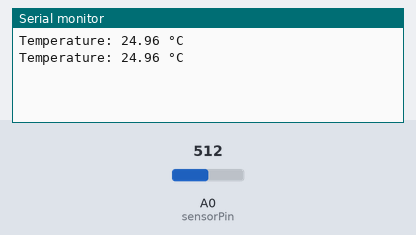
Bench run of a sketch on a simulated Arduino Uno, built with avr-gcc and run on an emulated ATmega328P. On the bench: the last lines printed to the serial monitor. Inputs (shaded band) come from the test bench; at power-on: A0 (sensorPin) = 512.

Above: at 1.8 s.
1.9 s: A0 (sensorPin) set to 716
At 2.8 s:
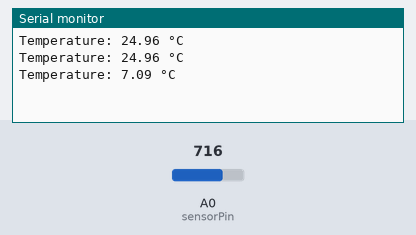
3.4 s: A0 (sensorPin) set to 900
At 4.7 s:
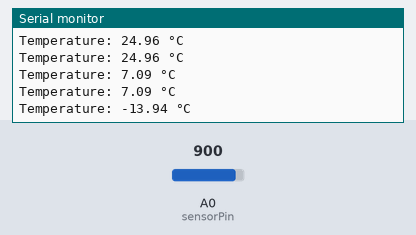
Timing chart, 0 to 6.4 s (numbered marks = the images above; inputs shaded):
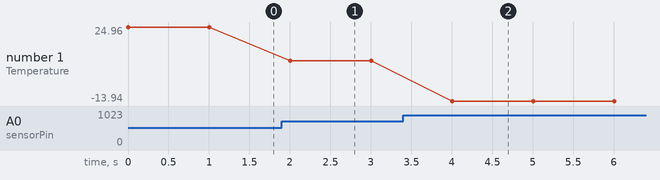

Measured:
- after the input at 1.9 s, the serial monitor: prints a new line after 0.10 s (image 1)
- after the input at 3.4 s, the serial monitor: prints a new line after 0.60 s (image 2)
- plotted number 1: 24.96 → 7.09 after the input at 1.9 s, 7.09 → -13.94 after the input at 3.4 s

The sketch:

Simple_NTC_Temp.ino
```cpp
/*
  NTC Thermistor Temperature Measurement using Steinhart-Hart Equation

  Wiring Instructions:
  - Connect one leg of the 10K NTC thermistor to GND.
  - Connect the other leg of the thermistor to Arduino Analog pin A0.
  - Connect a 10K resistor between the Arduino 5V pin and Analog pin A0.

  So, the Analog pin A0 is connected between the thermistor and the resistor,
  forming a voltage divider.

  This code reads the analog voltage, calculates the thermistor resistance,
  and converts it to temperature in Celsius.
*/

#include <math.h>  // for log() function

int sensorPin = A0;  // Analog input pin for thermistor
float temperatureC;

void setup() {
  Serial.begin(9600);  // Start serial communication at 9600 baud
}

void loop() {
  int analogValue = analogRead(sensorPin);  // Read analog input (0-1023)

  // Calculate resistance of thermistor
  float resistance = (1023.0 / (float)analogValue) - 1.0;
  resistance = 10000.0 / resistance;  // Using 10K resistor in voltage divider

  // Apply Steinhart-Hart equation
  float steinhart;
  steinhart = resistance / 10000.0;          // (R / R0)
  steinhart = log(steinhart);                // ln(R / R0)
  steinhart /= 3950.0;                       // Divide by Beta coefficient
  steinhart += 1.0 / (25.0 + 273.15);       // Add (1 / T0) where T0 is 25°C in Kelvin
  steinhart = 1.0 / steinhart;               // Invert to get Kelvin temperature
  temperatureC = steinhart - 273.15;         // Convert Kelvin to Celsius

  Serial.print("Temperature: ");
  Serial.print(temperatureC);
  Serial.println(" °C");

  delay(1000);  // Wait 1 second before next reading
}
```
